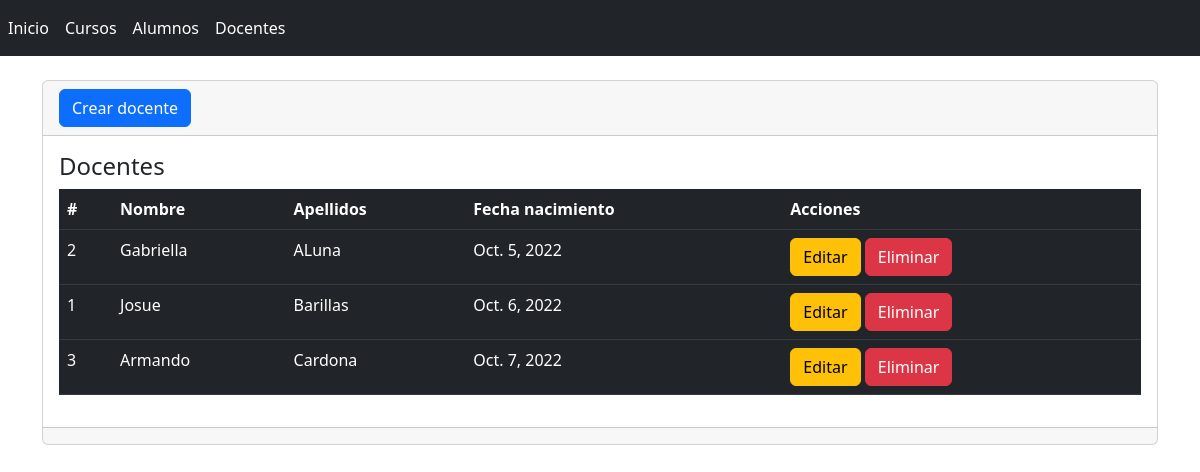
Page /docentes on the committed database.
### docente/models.py (models this page shows, shortened)
class Docente(models.Model):
    id = models.AutoField(primary_key=True)#id auto_increment
    nombres= models.CharField(max_length=255,verbose_name="Nombres")#campo de texto
    apellidos= models.TextField(null=False,verbose_name="Apellidos")
    fecha_nacimiento=models.DateField(null=True,verbose_name="Fecha nacimiento")
    class Meta:
        verbose_name='Docente'
        verbose_name_plural='Docentes'
        db_table='tbl_docentes'
        ordering=['apellidos','-nombres']

### docente/views.py (the view)
# urls.py: path('docentes',views.docentes,name='docentes'),
def docentes(request):
    docentes=Docente.objects.all()#se consulta los docentes
    return render(request, 'docentes/index.html',{'docentes': docentes})#nombre y valor

### docente/templates/docentes/index.html (shortened to what this page needs)
{% extends "base.html" %}
{% block contenido %}
<div class="card">
    <div class="card-header">
        <a name="" id="" class="btn btn-primary" href="{% url 'crearDocente' %}" role="button">Crear docente</a>
    </div>
    <div class="card-body">
        <h4 class="card-title">Docentes</h4>
        <div class="table-responsive">
            <table class="table table-dark">
                <thead>
                    <tr>
                        <th scope="col">#</th>
                        <th scope="col">Nombre</th>
                        <th scope="col">Apellidos</th>
                        <th scope="col">Fecha nacimiento</th>
                        <th scope="col">Acciones</th>
                    </tr>
                </thead>
                <tbody>
                    {% for docente in docentes %}
                    <tr>
                        <td>{{ docente.id }}</td>
                        <td>{{ docente.nombres }}</td>
                        <td>{{ docente.apellidos }}</td>
                        <td>{{ docente.fecha_nacimiento }}</td>
                        <td>
                            <a name="" id="" class="btn btn-warning" href="{% url 'editarDocente' docente.id %}" role="button">Editar</a>
                            <a name="" id="" class="btn btn-danger" href="{% url 'eliminarDocente' docente.id %}" role="button">Eliminar</a>
                        </td>
                    </tr>
                    {% endfor %}
                </tbody>
            </table>
        </div>
    </div>
    <div class="card-footer text-muted">
    </div>
</div>
{% endblock %}

### rows in the picture
Docente: id "2", nombres "Gabriella", apellidos "ALuna", fecha_nacimiento "Oct. 5, 2022"
Docente: id "1", nombres "Josue", apellidos "Barillas", fecha_nacimiento "Oct. 6, 2022"
Docente: id "3", nombres "Armando", apellidos "Cardona", fecha_nacimiento "Oct. 7, 2022"
